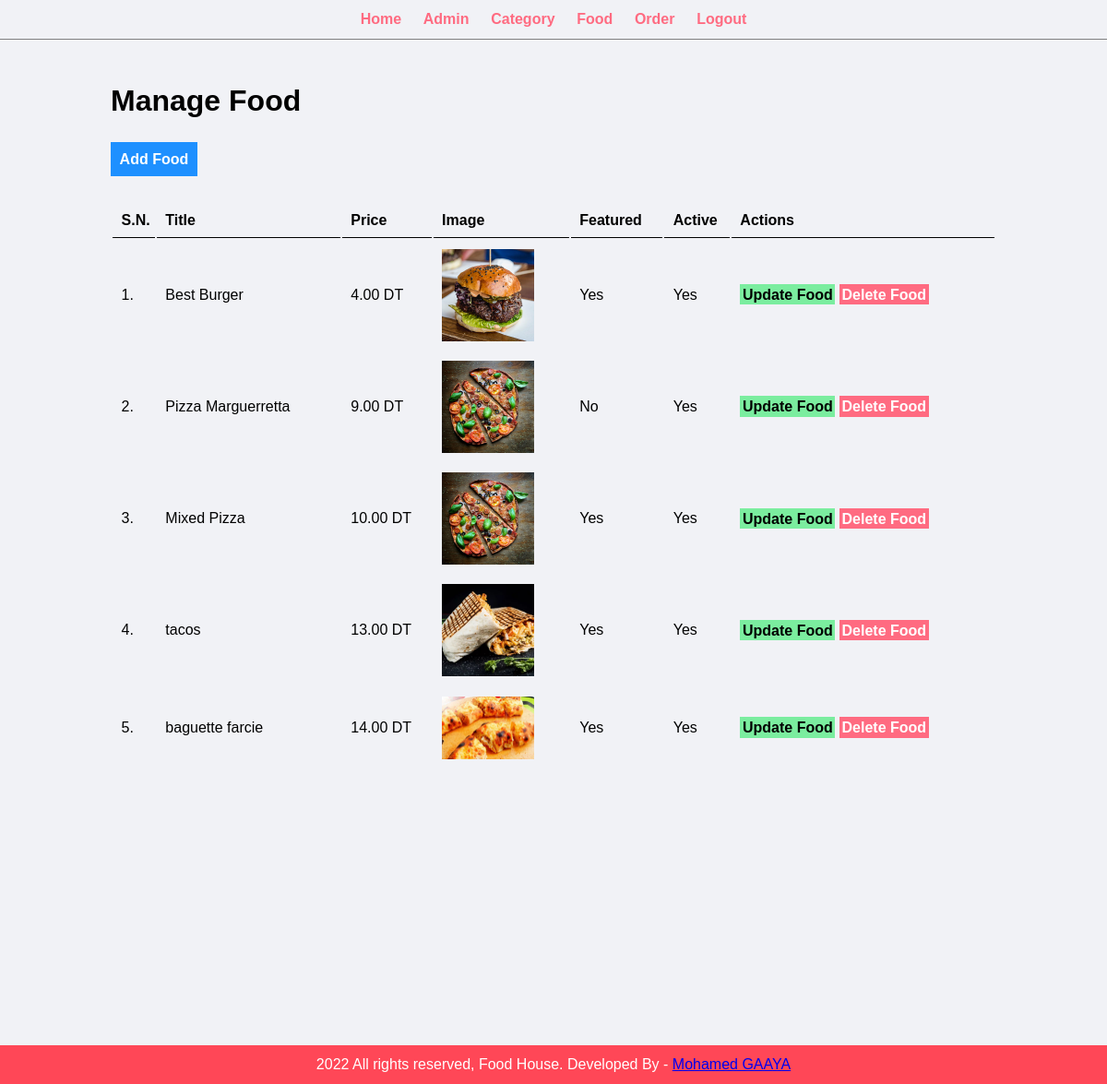
The app's page /admin/manage-food.php (signed in) with its own data.
### tables this page shows
CREATE TABLE `tbl_food` (
  `id` int(10) UNSIGNED NOT NULL,
  `title` varchar(100) NOT NULL,
  `description` text NOT NULL,
  `price` decimal(10,2) NOT NULL,
  `image_name` varchar(255) NOT NULL,
  `category_id` int(10) UNSIGNED NOT NULL,
  `featured` varchar(10) NOT NULL,
  `active` varchar(10) NOT NULL
);

### admin/manage-food.php (the view, shortened to what this page needs)
<?php include('partials/menu.php'); ?>
<div class="main-content">
    <div class="wrapper">
        <h1>Manage Food</h1>
        <br /><br />
                <a href="<?php echo SITEURL; ?>admin/add-food.php" class="btn-primary">Add Food</a>
                <br /><br /><br />
                <table class="tbl-full">
                    <tr>
                        <th>S.N.</th>
                        <th>Title</th>
                        <th>Price</th>
                        <th>Image</th>
                        <th>Featured</th>
                        <th>Active</th>
                        <th>Actions</th>
                    </tr>
                    <?php
                        $sql = "SELECT * FROM tbl_food";
                        $res = mysqli_query($conn, $sql);
                        $count = mysqli_num_rows($res);
                        $sn=1;
                        if($count>0)
                        {
                            while($row=mysqli_fetch_assoc($res))
                            {
                                $id = $row['id'];
                                $title = $row['title'];
                                $price = $row['price'];
                                $image_name = $row['image_name'];
                                $featured = $row['featured'];
                                $active = $row['active'];
                                ?>
                                <tr>
                                    <td><?php echo $sn++; ?>. </td>
                                    <td><?php echo $title; ?></td>
                                    <td><?php echo $price; ?> DT</td>
                                    <td>
                                        <?php
                                            if($image_name=="")
                                            {
                                                echo "<div class='error'>Image not Added.</div>";
                                            }
                                            else
                                            {
                                                ?>
                                                <img src="<?php echo SITEURL; ?>images/food/<?php echo $image_name; ?>" width="100px">
                                                <?php
                                            }
                                        ?>
                                    </td>
                                    <td><?php echo $featured; ?></td>
                                    <td><?php echo $active; ?></td>
                                    <td>
                                        <a href="<?php echo SITEURL; ?>admin/update-food.php?id=<?php echo $id; ?>" class="btn-secondary">Update Food</a>
                                        <a href="<?php echo SITEURL; ?>admin/delete-food.php?id=<?php echo $id; ?>&image_name=<?php echo $image_name; ?>" class="btn-danger">Delete Food</a>
                                    </td>
                                </tr>
                                <?php
                            }
                        }
                        else
                        {
                            echo "<tr> <td colspan='7' class='error'> Food not Added Yet. </td> </tr>";
                        }
                    ?>
                </table>
    </div>
</div>
<?php include('partials/footer.php'); ?>

### css/admin.css (style rules this page uses)
* { margin: 0; padding: 0; font-family: Arial, Helvetica, sans-serif; }
.wrapper { padding: 1%; width: 80%; margin: 0 auto; }
.tbl-full { width: 100%; }
table tr th { border-bottom: 1px solid black; padding: 1%; text-align: left; }
table tr td { padding: 1%; }
.btn-primary { background-color: #1e90ff; padding: 1%; color: white; text-decoration: none; font-weight: bold; }
.btn-secondary { background-color: #7bed9f; padding: 1%; color: black; text-decoration: none; font-weight: bold; }
.btn-danger { background-color: #ff6b81; padding: 1%; color: white; text-decoration: none; font-weight: bold; }
.main-content { background-color: #f1f2f6; padding: 3% 0; }
body { background-color:#f1f2f6 }

### records on screen
tbl_food: title "Best Burger", price "4.00", image_name (picture), featured "Yes", active "Yes"
tbl_food: title "Pizza Marguerretta", price "9.00", image_name (picture), featured "No", active "Yes"
tbl_food: title "Mixed Pizza", price "10.00", image_name (picture), featured "Yes", active "Yes"
tbl_food: title "tacos", price "13.00", image_name (picture), featured "Yes", active "Yes"
tbl_food: title "baguette farcie", price "14.00", image_name (picture), featured "Yes", active "Yes"
